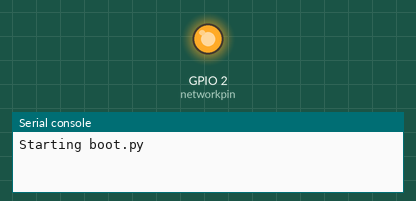
Simulated run of this program. Board: ESP8266 board running MicroPython. On the bench: output pins drawn as LEDs (lit = HIGH), the last lines printed to the serial console. WiFi joins after 1.5 s. At 7.4 s the program stops and its outputs stay as they are.

Above: at 1.3 s.
At 7.5 s:
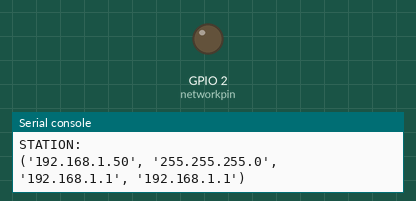
Timing chart, 0 to 8.9 s (numbered marks = the images above):
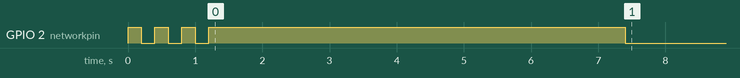

The program:

boot_0.7.9.7_.py
```python
'''
Booting params for Robot

ver 0.7.9.4 add catch (catch-release is working)

ver 0.7.9.7 -dev variant of (0.7.9.4) - preparation for exhibition version (0.7.9.8)
'''

import network, machine, time, math

print('Starting boot.py')

#ssid = 'KVN'
# ssidpss = ''
ssid = 't4m'
ssidpss = ''

s_timeout = 200
l_timeout = 2000

networkpin = machine.Pin(2, machine.Pin.OUT)
networkpin.on()
time.sleep_ms(s_timeout)
networkpin.off()
time.sleep_ms(s_timeout)
networkpin.on()
time.sleep_ms(s_timeout)
networkpin.off()
time.sleep_ms(s_timeout)
networkpin.on()
time.sleep_ms(s_timeout)
networkpin.off()
time.sleep_ms(s_timeout)
networkpin.on()
time.sleep_ms(s_timeout)

sta_if = network.WLAN(network.STA_IF)
ap_if = network.WLAN(network.AP_IF)

print(ap_if.ifconfig())
print(ssid, ssidpss)

sta_if.active(True)
sta_if.connect(ssid, ssidpss)

time.sleep_ms(l_timeout)
time.sleep_ms(l_timeout)  # 4 s
time.sleep_ms(l_timeout)  # 6 S

print('AP:')
print(ap_if.ifconfig())
print('STATION:')
print(sta_if.ifconfig())

networkpin.off()
```

Measured:
- by itself, GPIO 2 (networkpin): goes 3 × (HIGH 0.20 s, LOW 0.20 s), HIGH 6.2 s, then LOW
